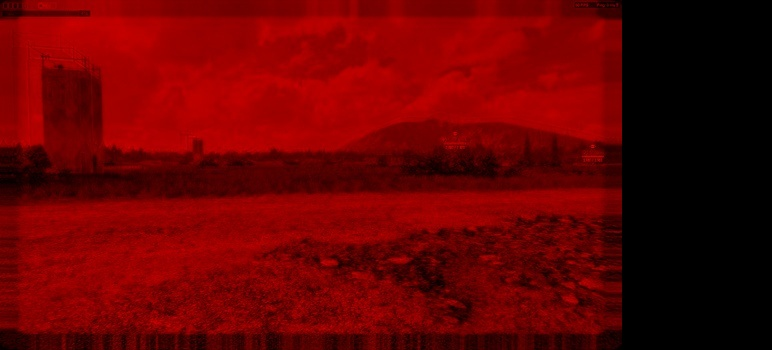
#> input picture regresor_RGB/3grad_images_plus_rectangles/R_image_r.jpeg, 772 x 350 px, given in place of R_image.jpeg, which was not available
$ python make_little_changes_in_imgs.py
#> lines starting #> are read from the running program, lines starting #| are printed output that depends on the picture; pictures that were not available may be replaced by others from this repository, and a replacement may not be noted
import os
import numpy as np
import cv2 as cv


def reader(path):
    img = cv.imread(path, cv.IMREAD_UNCHANGED)
#> img is the input picture: shape (350, 772, 3); mean B, G, R 1.2, 1.1, 102.4
    return img


"""
cv2.rectangle(img, pt1, pt2, color[, thickness[,lineType[,shift]]])

(0, 0)
---------> ^x^
|
|
|
|
V
<y>
# cv.rectangle(img=img, pt1=(shapes[0], 0), pt2=(shapes[0] + 150, shapes[1]), color=(0, 0, 0), thickness=-1)
img.shape    (rows, columns, channels)
"""


def draw_rectangle_right(img):
    nul = np.zeros((img.shape[0], 150, 3))
    return np.hstack((img, nul))
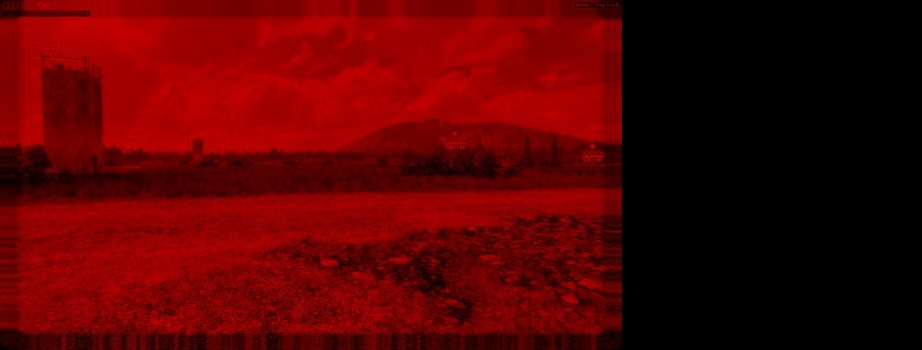
#> returned value: shape (350, 922, 3) float64; mean of channels 0, 1, 2 1, 0.9, 85.7; drawn as B, G, R


def draw_rectangle_left(img):
    nul = np.zeros((img.shape[0], 150, 3))
    return np.hstack((nul, img))
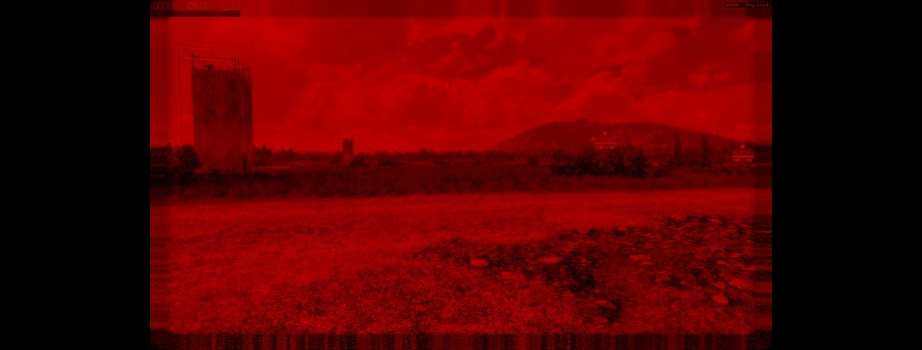
#> returned value: shape (350, 922, 3) float64; mean of channels 0, 1, 2 1, 0.9, 85.7; drawn as B, G, R


def main(pathR, pathG, pathB):
    red_img = reader(path=pathR)
    red_img_r = cv.copyMakeBorder(red_img, 0, 0, 0, 0, cv.BORDER_REPLICATE)
    red_img_l = cv.copyMakeBorder(red_img, 0, 0, 0, 0, cv.BORDER_REPLICATE)
    red_img_r = draw_rectangle_right(img=red_img_r)
    red_img_l = draw_rectangle_left(img=red_img_l)

    green_img = reader(path=pathG)
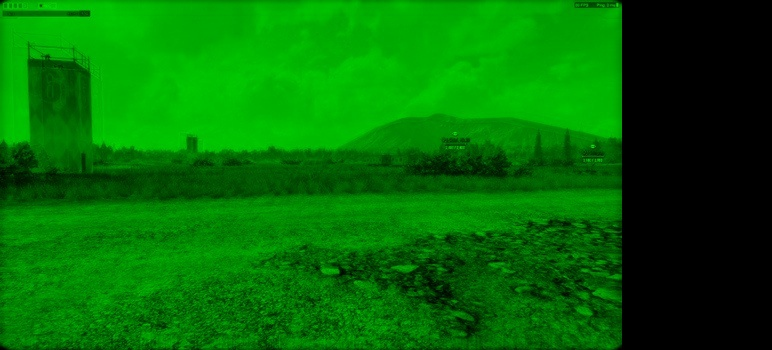
#> input picture regresor_RGB/3grad_images_plus_rectangles/G_image_r.jpeg, 772 x 350 px, given in place of G_image.jpeg, which was not available
#> in reader, img is the input picture: shape (350, 772, 3); mean B, G, R 2.3, 108.7, 2.2
    green_img_r = cv.copyMakeBorder(green_img, 0, 0, 0, 0, cv.BORDER_REPLICATE)
    green_img_l = cv.copyMakeBorder(green_img, 0, 0, 0, 0, cv.BORDER_REPLICATE)
    green_img_r = draw_rectangle_right(img=green_img_r)
#> in draw_rectangle_right (call 2), `return np.hstack((img, nul))`:
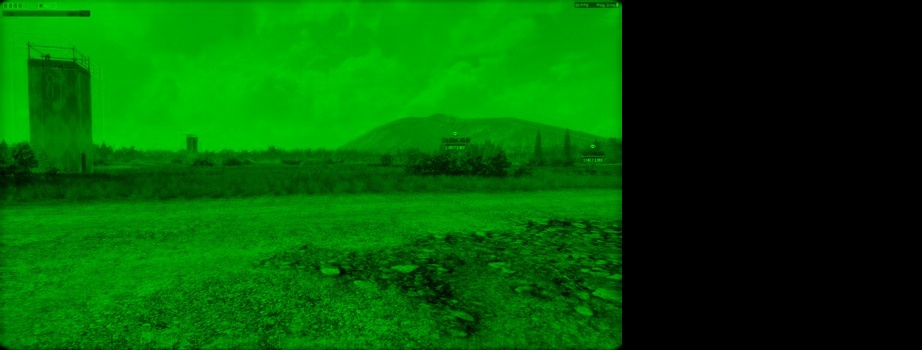
#> returned value: shape (350, 922, 3) float64; mean of channels 0, 1, 2 1.9, 91, 1.8; drawn as B, G, R
    green_img_l = draw_rectangle_left(img=green_img_l)
#> in draw_rectangle_left (call 2), `return np.hstack((nul, img))`:
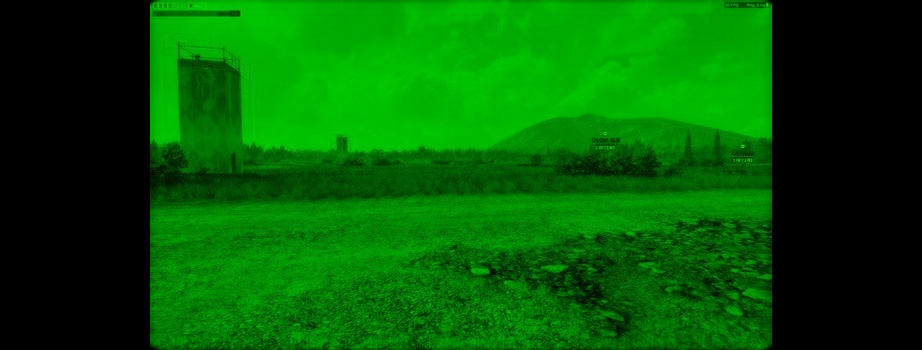
#> returned value: shape (350, 922, 3) float64; mean of channels 0, 1, 2 1.9, 91, 1.8; drawn as B, G, R

    blue_img = reader(path=pathB)
    blue_img_r = cv.copyMakeBorder(blue_img, 0, 0, 0, 0, cv.BORDER_REPLICATE)
    blue_img_l = cv.copyMakeBorder(blue_img, 0, 0, 0, 0, cv.BORDER_REPLICATE)
    blue_img_r = draw_rectangle_right(img=blue_img_r)
    blue_img_l = draw_rectangle_left(img=blue_img_l)

    """
        SAVING 3 Grad images
    """
    if not os.path.isdir("3grad_images_plus_rectangles"):
        os.mkdir("3grad_images_plus_rectangles")

    save_path = '3grad_images_plus_rectangles'

    print(f'Запись результата работы модели')

    path_R_r = os.path.join(save_path, 'R_image_r.jpeg')
    path_G_r = os.path.join(save_path, 'G_image_r.jpeg')
    path_B_r = os.path.join(save_path, 'B_image_r.jpeg')
    path_R_l = os.path.join(save_path, 'R_image_l.jpeg')
    path_G_l = os.path.join(save_path, 'G_image_l.jpeg')
    path_B_l = os.path.join(save_path, 'B_image_l.jpeg')

    # Сохраняем оттенки изображений
    cv.imwrite(path_R_r, red_img_r)
    cv.imwrite(path_G_r, green_img_r)
    cv.imwrite(path_B_r, blue_img_r)

    cv.imwrite(path_R_l, red_img_l)
    cv.imwrite(path_G_l, green_img_l)
    cv.imwrite(path_B_l, blue_img_l)


path_R = r'//home//sergey//PycharmProjects//dvs_etu//regresor_RGB//3grad_images//R_image.jpeg'
path_G = r'//home//sergey//PycharmProjects//dvs_etu//regresor_RGB//3grad_images//G_image.jpeg'
path_B = r'//home//sergey//PycharmProjects//dvs_etu//regresor_RGB//3grad_images//B_image.jpeg'

"""
path_R = r'..//3grad_images//R_image.jpeg'
path_G = r'..//3grad_images//G_image.jpeg'
path_B = r'..//3grad_images//B_image.jpeg'
"""

if __name__ == "__main__":
    main(pathR=path_R, pathG=path_G, pathB=path_B)
